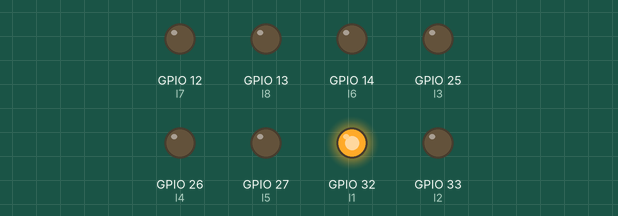
A program run on a simulated ESP32 board running MicroPython. On the bench: output pins drawn as LEDs (lit = HIGH).

Above: at 0.2 s.
At 1.2 s:
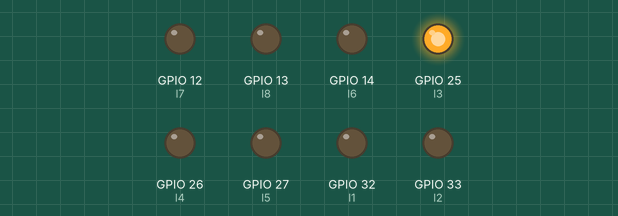
At 2.2 s:
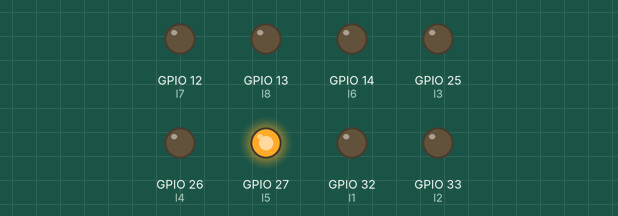
At 4.7 s:
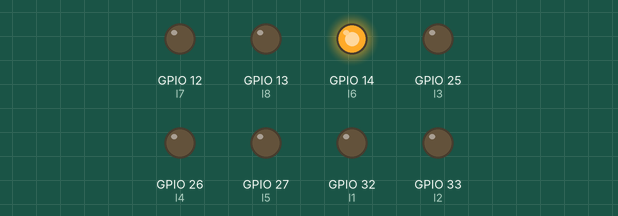
At 6.7 s:
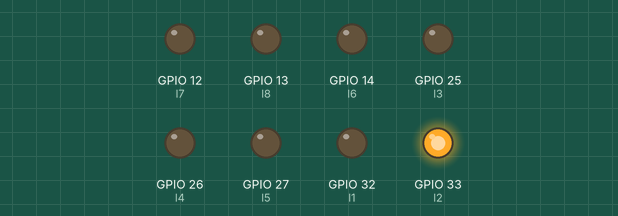
At 9.2 s:
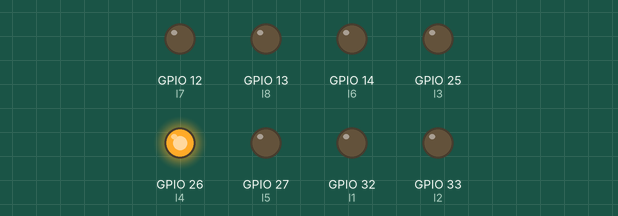
Timing chart, 0 to 9.8 s (numbered marks = the images above):
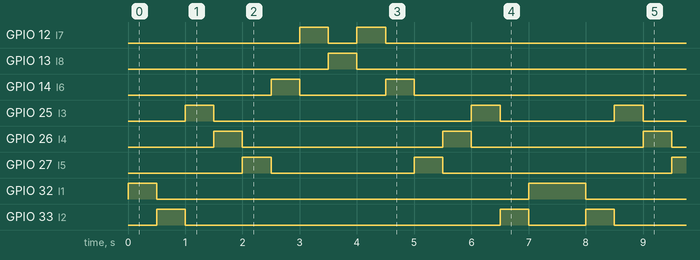

Measured:
- by itself, GPIO 12 (l7): repeats every 7.5 s: LOW 0.50 s, HIGH 0.50 s, LOW 6.0 s, HIGH 0.50 s
- by itself, GPIO 13 (l8): alternates HIGH for 0.50 s and LOW for 7.0 s
- by itself, GPIO 14 (l6): repeats every 7.5 s: LOW 1.5 s, HIGH 0.50 s, LOW 5.0 s, HIGH 0.50 s
- by itself, GPIO 25 (l3): repeats every 7.5 s: LOW 4.5 s, HIGH 0.50 s, LOW 2.0 s, HIGH 0.50 s
- by itself, GPIO 26 (l4): repeats every 7.5 s: LOW 3.5 s, HIGH 0.50 s, LOW 3.0 s, HIGH 0.50 s
- by itself, GPIO 27 (l5): repeats every 7.5 s: LOW 2.5 s, HIGH 0.50 s, LOW 4.0 s, HIGH 0.50 s
- by itself, GPIO 32 (l1): repeats every 7.5 s: LOW 6.5 s, HIGH 1.0 s
- by itself, GPIO 33 (l2): repeats every 7.5 s: LOW 5.5 s, HIGH 0.50 s, LOW 1.0 s, HIGH 0.50 s

The program:

main.py
```python
from machine import Pin
import time

l1 = Pin(32, Pin.OUT)
l2 = Pin(33, Pin.OUT)
l3 = Pin(25, Pin.OUT)
l4 = Pin(26, Pin.OUT)
l5 = Pin(27, Pin.OUT)
l6 = Pin(14, Pin.OUT)
l7 = Pin(12, Pin.OUT)
l8 = Pin(13, Pin.OUT)


while True:
    l1.on()
    time.sleep(0.5)
    l1.off()
    l2.on()
    time.sleep(0.5)
    l2.off()
    l3.on()
    time.sleep(0.5)
    l3.off()
    l4.on()
    time.sleep(0.5)
    l4.off()
    l5.on()
    time.sleep(0.5)
    l5.off()
    l6.on()
    time.sleep(0.5)
    l6.off()
    l7.on()
    time.sleep(0.5)
    l7.off()
    l8.on()
    time.sleep(0.5)
    l8.off()
    l7.on()
    time.sleep(0.5)
    l7.off()
    l6.on()
    time.sleep(0.5)
    l6.off()
    l5.on()
    time.sleep(0.5)
    l5.off()
    l4.on()
    time.sleep(0.5)
    l4.off()
    l3.on()
    time.sleep(0.5)
    l3.off()
    l2.on()
    time.sleep(0.5)
    l2.off()
    l1.on()
    time.sleep(0.5)
    l1.off()
```
